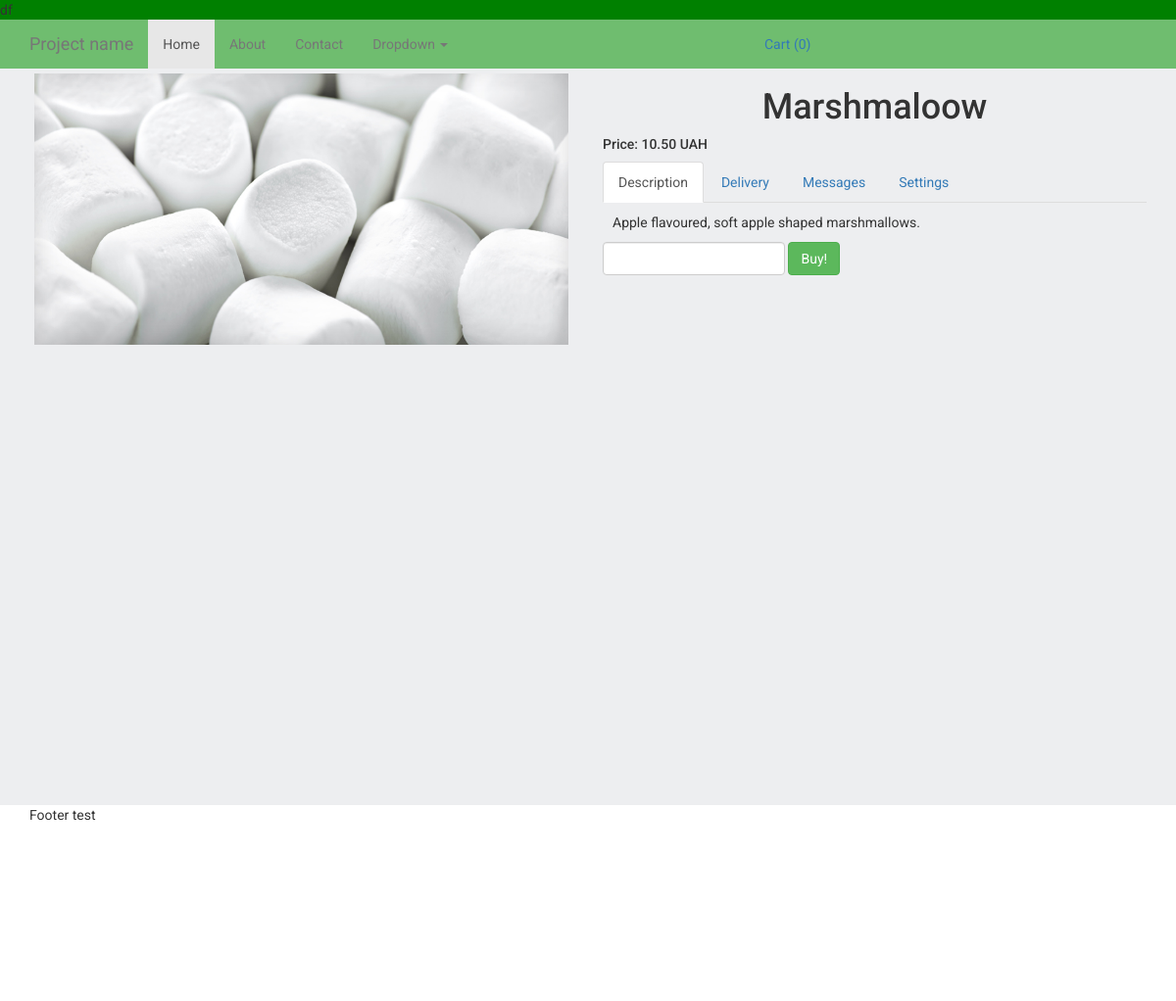
/product/1/, run on the app's committed database.
### products/models.py (models this page shows, shortened)
class ProductImage(models.Model):
    product = models.ForeignKey(Product, blank=True, null=True, default=None)
    image = models.ImageField(upload_to='products_images/')
    is_active = models.BooleanField(default=True)
    is_main = models.BooleanField(default=False)
    created = models.DateTimeField(auto_now_add=True, auto_now=False)
    updated = models.DateTimeField(auto_now_add=False, auto_now=True)
    class Meta:
        verbose_name = 'Picture'
        verbose_name_plural = 'My Pictures'

class Product(models.Model):
    name = models.CharField(max_length=150, blank=True, null=True, default=None)
    price = models.DecimalField(max_digits=10, decimal_places=2, default=0)
    discount = models.IntegerField(default=0)
    category = models.ForeignKey(Category, blank=True, null=True, default='candies')
    description = models.TextField(blank=True, null=True, default=None)
    short_description = models.TextField(blank=True, null=True, default=None)
    is_active = models.BooleanField(default=True)
    created = models.DateTimeField(auto_now_add=True, auto_now=False)
    updated = models.DateTimeField(auto_now_add=False, auto_now=True)
    class Meta:
        verbose_name = 'Product'
        verbose_name_plural = 'My Products'

### products/views.py (the view)
# urls.py: url(r'^product/(?P<product_id>\w+)/$', views.product, name='product'),
def product(request, product_id):
    product = Product.objects.get(id=product_id)
    session_key = request.session.session_key
    if not session_key:
        request.session.cycle_key()
    print(request.session.session_key)
    return render(request, 'products/product.html', locals())

### orders/context_processors.py (called while the page is built)
def getting_cart_info(request):
    session_key = request.session.session_key
    if not session_key:
        request.session.cycle_key()
    products_in_cart = ProductInCart.objects.filter(session_key=session_key,
                                                    is_active=True,
                                                    order__isnull=True)
    products_total_nmb = products_in_cart.count()
    return locals()

### templates/products/product.html (shortened to what this page needs)
{% extends 'base.html' %}
{% load static %}
{% block content %}
    <div class="section-top">
        <div class="container">
            <div class="row">
                <div class="col-md-6">
                    {% for image_item in product.productimage_set.all %}
                        <div class="product-image-item">
                            <img src="{{ image_item.image.url }}" alt="" class="img-responsive">
                        </div>
                    {% endfor %}
                </div>
                <div class="col-md-6">
                    <h1 class="text-center">
                        {{ product.name }}
                    </h1>
                    <div class="">
                        <h5>
                            Price: {{ product.price }} UAH
                        </h5>
                    </div>
                    <div class="">
                        <div>
                          <ul class="nav nav-tabs" role="tablist">
                            <li role="presentation" class="active">
                                <a href="#description" aria-controls="home" role="tab" data-toggle="tab">
                                    Description
                                </a></li>
                            <li role="presentation">
                                <a href="#delivery" aria-controls="profile" role="tab" data-toggle="tab">
                                    Delivery
                                </a></li>
                            <li role="presentation"><a href="#messages" aria-controls="messages" role="tab" data-toggle="tab">Messages</a></li>
                            <li role="presentation"><a href="#settings" aria-controls="settings" role="tab" data-toggle="tab">Settings</a></li>
                          </ul>
                          <div class="tab-content product-description-tabs">
                            <div role="tabpanel" class="tab-pane active" id="description">
                                {{ product.description }}
                            </div>
                          </div>
                        </div>
                        <div>
                            <form id="form_buying_product" class="form-inline"
                                action="{% url 'add_to_cart' %}"> {% csrf_token %}
                                <input class="form-control" type="number" name="number"
                                    id="number">
                                <button class="btn btn-success btn-buy" type="submit"
                                    id="submit_btn"
                                    data-product_id="{{ product.id }}"
                                    data-product_name="{{ product.name }}"
                                    data-product_price="{{ product.price }}"
                                >
                                    Buy!
                                </button>
                            </form>
                        </div>
                    </div>
                </div>
            </div>
        </div>
    </div>
{% endblock %}

### static/static_dev/css/style.css (style rules this page uses)
html, body { height: 100%; max-height: 100%; font-family: 'Roboto', sans-serif; background-color: #edeef0; }
.section-top { margin-bottom: : 20px; }
.product-description-tabs { padding: 10px; }
.product-image-item { padding: 5px; margin-bottom: 5px; }

### data on the page
ProductImage: image (picture)
Product: name "Marshmaloow", price "10.50", description "Apple flavoured, soft apple shaped marshmallows."
